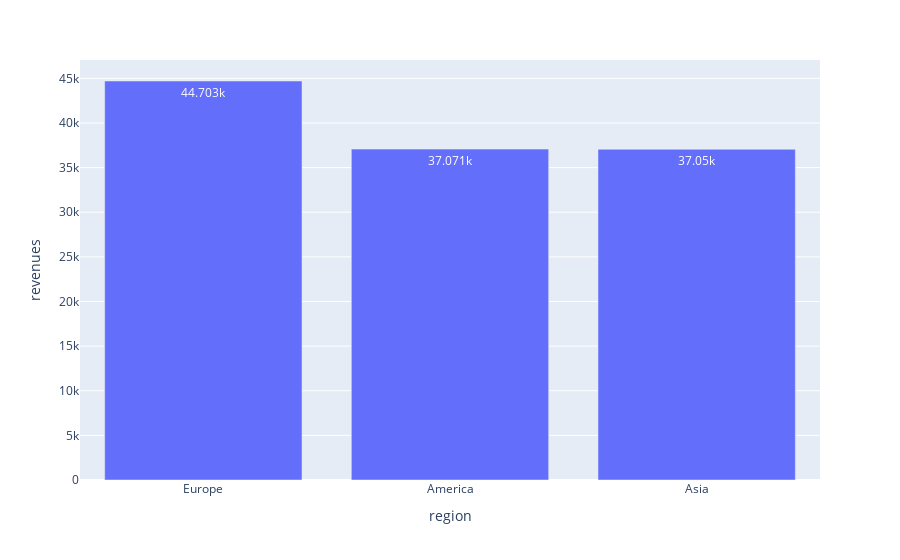

Notebook cell for this chart:
### Code cell
fig3 = px.bar(revenues_per_region, x='region', y='revenues', text_auto=True)
fig3.write_image("images/revenues_per_region.jpeg")
fig3.show()

### Figure 1 — Plotly figure (JSON) as saved in the notebook; plotly's stock layout.template omitted (floating-point values rounded to 4 significant figures)
{"data": [{"alignmentgroup": "True", "hovertemplate": "region=%{x}<br>revenues=%{y}<extra></extra>", "legendgroup": "", "marker": {"color": "#636efa", "pattern": {"shape": ""}}, "name": "", "offsetgroup": "", "orientation": "v", "showlegend": false, "textposition": "auto", "texttemplate": "%{y}", "type": "bar", "x": ["Europe", "America", "Asia"], "xaxis": "x", "y": [44703, 37071, 37050], "yaxis": "y"}], "layout": {"barmode": "relative", "legend": {"tracegroupgap": 0}, "margin": {"t": 60}, "xaxis": {"anchor": "y", "domain": [0, 1], "title": {"text": "region"}}, "yaxis": {"anchor": "x", "domain": [0, 1], "title": {"text": "revenues"}}}}
